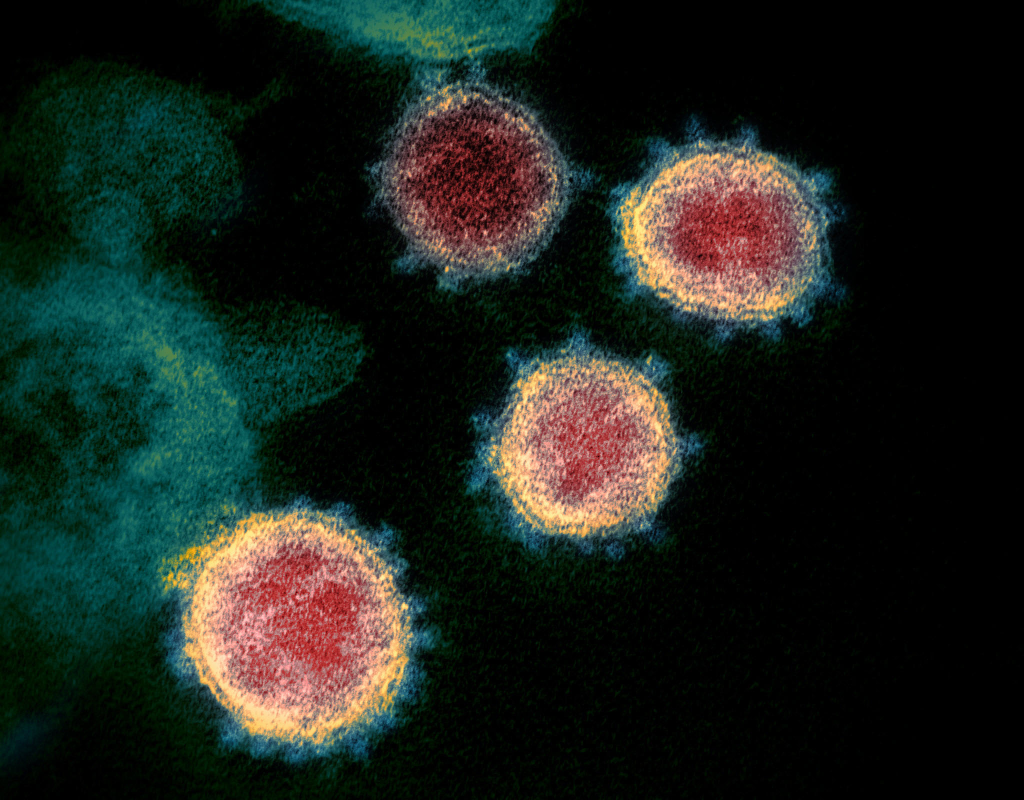
#> input picture covid.jpg, 2048 x 1600 px, found by its file name (shown at 1/2 size)
$ jupyter execute --allow-errors Understanding_Digital_Images_for_python_processing.ipynb
#> lines starting #> are read from the running program, lines starting #| are printed output that depends on the picture
<a href="https://colab.research.google.com/github/Apptrixie/Digital_image_processing/blob/main/Understanding_Digital_Images_for_python_processing.ipynb" target="_parent"></a>

#<u>Understanding Digital Images for python processing</u>

[cell 1]
#we use the library scikit-image and use the function io from library
import skimage
from skimage import io

On printing the image, we get the NumPy array of the image.

The below printed NumPy array is of the form [R G B][x y z]
where x, y, z are co-ordinates and R-red, G-green, B-blue are corresponding values of the color.

[cell 2]
my_image = io.imread("/content/covid.jpg")
#> my_image is the input picture: shape (1600, 2048, 3); mean R, G, B 27.9, 34.3, 28.2
print(my_image)
#> (printed output is left out)

#> (a cell that did not finish here is left out)

[cell 4]
#we see the image is of 1600 by 2048 pixels and 3 stands for RGB
print(my_image.shape)
#| (1600, 2048, 3)
#the datatype of the entries to the numpy ndarray
#uint means unsigned integer and each entry is of 8 bits
#i.e., can go from 0 to 255
print(my_image.dtype)
#| uint8

[cell 5]
#min and max are w.r.t. uint8 i.e., unsigned 8 bit integer
#min of uint8 is 0 and max is 2^8-1= 256-1=255
print(my_image.min(), my_image.max())
#| 0 255

Now, let's create an artificial image

[cell 6]
import numpy as np

[cell 7]
#to show images we will use matplotlib's pyplot
from matplotlib import pyplot as plt
random_image = np.random.random([500,500]) #the dimensions are 500x500
plt.imshow(random_image)
print(random_image)
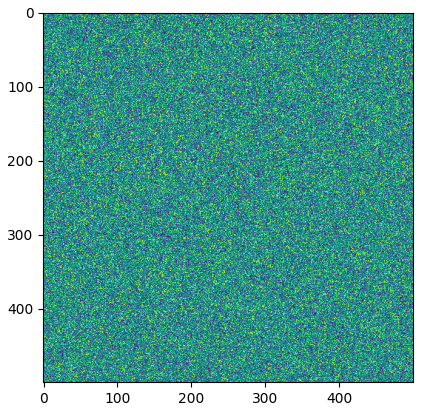
#> figure drawn by matplotlib, 1 panel

[cell 8]
print(random_image.shape)
#image is of the 500 by 500 pixel
print(random_image.dtype)
#now the entry is ndarray is of type float and each entry
#has 64 bits.

[cell 9]
#min() prints the minimum value of a numpy array
#min() and max() are w.r.t. float64
print(random_image.min(), random_image.max())

We can convert the type of the image. We can convert an int type image to a floating point image.

[cell 10]
from skimage import img_as_float

[cell 11]
#converting my_image from int to float typt image
my_float_image = img_as_float(my_image)

[cell 12]
#the min and max for the int converted to float image is between 0.0 and 1.0
print(my_float_image)
#> (printed output is left out)
print(my_float_image.min(), my_float_image.max())
#| 0.0 1.0
plt.imshow(my_float_image)

Here, we notice that the int image is same as the float image but the min and max of int image is from 0 to 255 and that of float image is from 0.0 to 1.0

When changing the data type from let's say 64 bits to 16 bits we will be losing on some information present in the pixel if information is stored within those pixels, called as down-scaling an image.

dtypes...

uint8 = 0 to 255
uint16 = 0 to 65535
uint32 = 0 to ((2**32) - 1)
float = -1 to 1 or 0 to 1
int8 = -128 to 127
int16 = -32768 to 32767
int32 = -2**31 to 2**31 - 1

Functions that convert images to desired dtype and properlyrescale their values
img_as_float - Convert to 64-bit floating point.
img_as_ubyte - Convert to 8-bit uint.
img_as_uint - Convert to 16-bit uint.
img_as_int - Convert to 16-bit int.

###Since, images are numpy arrays, we can add images or multiply them.

[cell 13]
dark_image = my_image*0.5
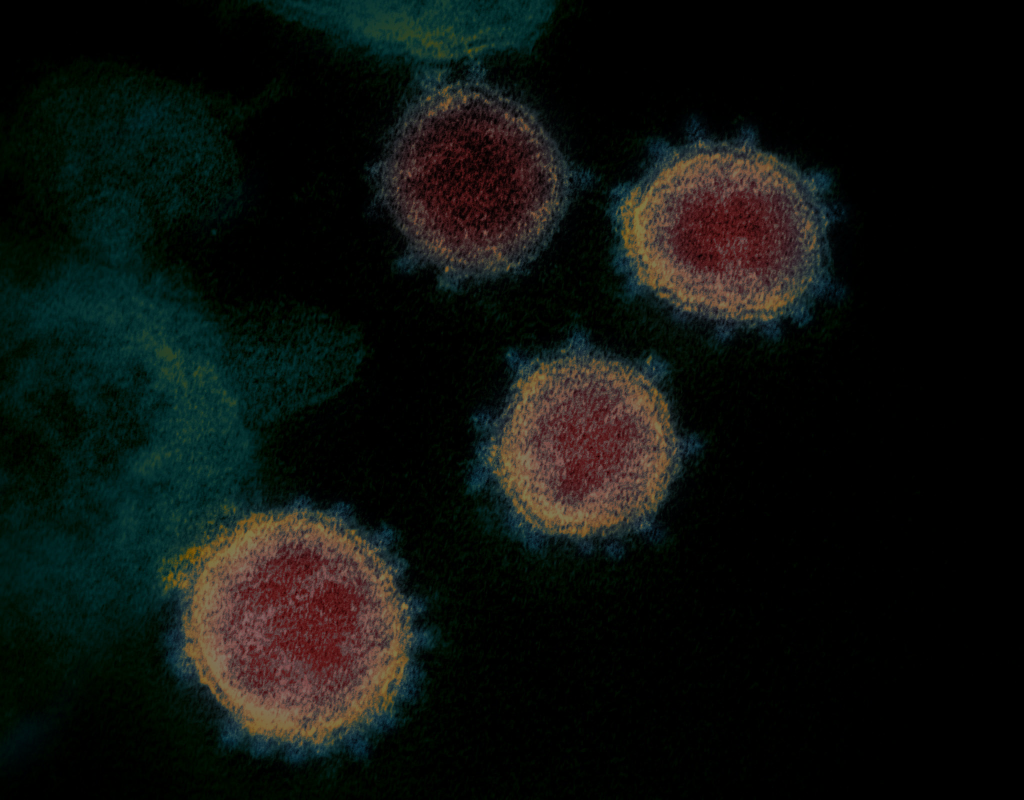
#> dark_image: shape (1600, 2048, 3) float64 (shown at 1/2 size); mean R, G, B 13.9, 17.1, 14.1
print(dark_image)
#> (printed output is left out)
#my_image.max() is 255, therefore, dark_image.max() = 255 * 0.5 = 127.5
print(dark_image.max())
#| 127.5

Therefore, we can add another image on top the existing image by adding the two NumPy arrays. Let's try to overlay red onto the image.

[cell 14]
plt.imshow(my_image)
print(my_image.shape)
#| (1600, 2048, 3)

[cell 15]
#now let's try to slice the image by slicing the array
#array[x, y, z] = [Red, Green, Blue]
my_image[200:1000,100:1500, : ] = [255, 0, 0] #255,0,0 means red only
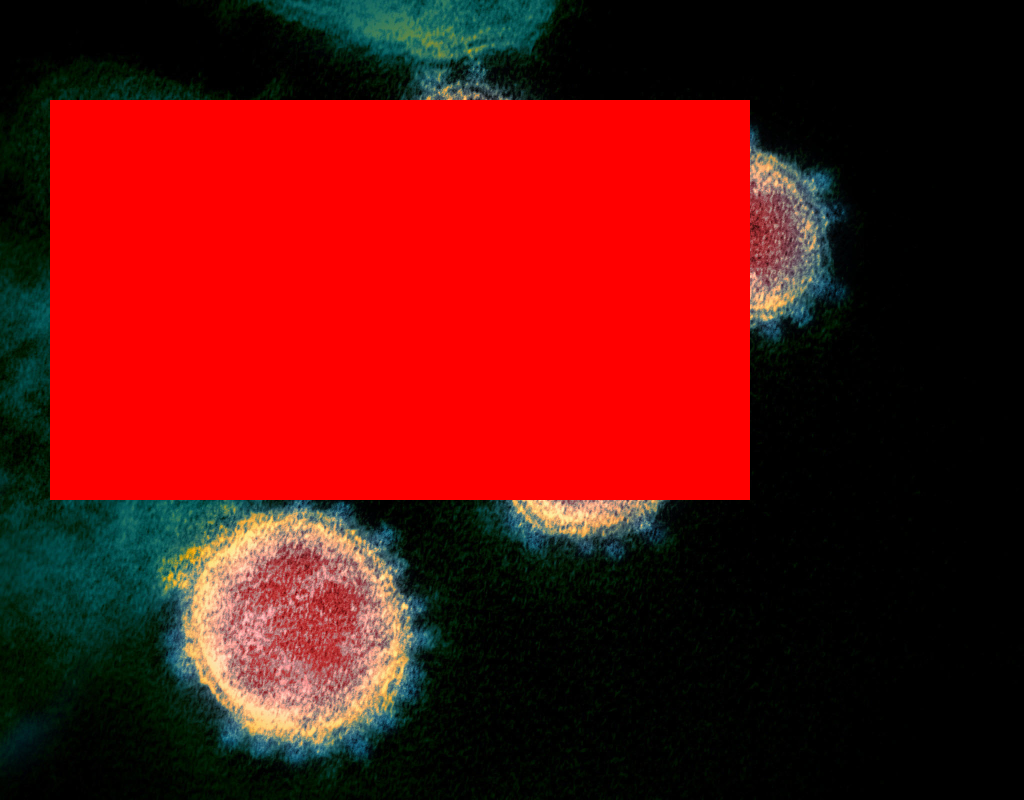
#> my_image: shape (1600, 2048, 3) (shown at 1/2 size); mean R, G, B 101.8, 17.6, 14.1
plt.imshow(my_image)
